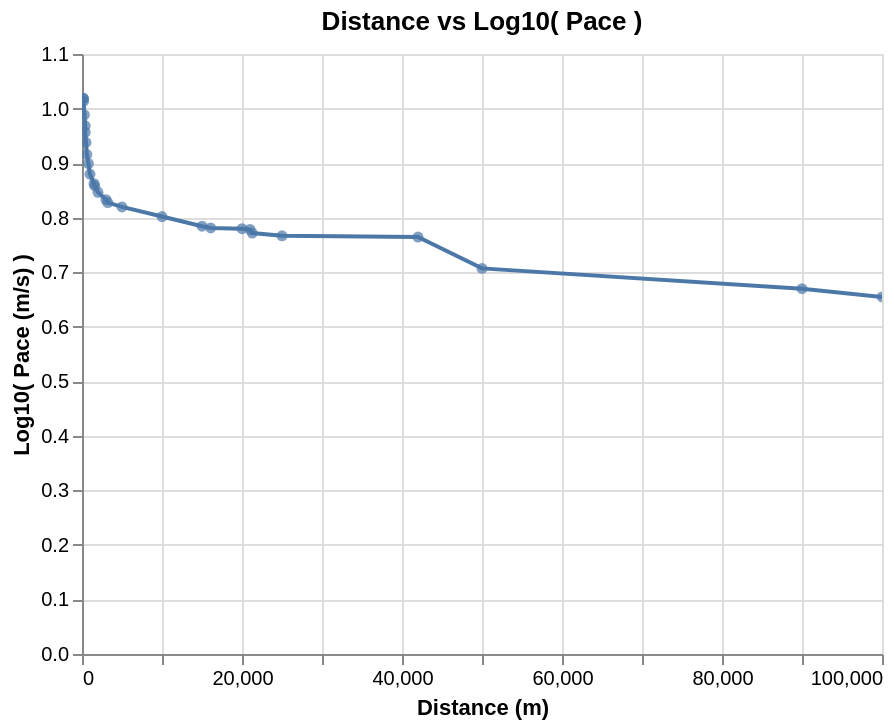

The notebook cell this image was saved under:
### Code cell
line = (alt.Chart(mens_running_all_dedup_nondecreasing)
  .mark_line()
  .encode(x=alt.X("distance:Q"), 
          y=alt.Y("logpace:Q")
         )
  .properties(
      title='Distance vs Log10( Pace )'
  )
)

circle = (alt.Chart(mens_running_all_dedup_nondecreasing)
  .mark_circle()
  .encode(x=alt.X("distance:Q"), 
          y=alt.Y("logpace:Q"),
          tooltip=["Event", "Athlete", "Perf"]
         )
  .properties(
      title='Distance vs Log10( Pace )'
  ).interactive()
)

line.encoding.x.title = 'Distance (m)'
line.encoding.y.title = 'Log10( Pace (m/s) )'

line + circle

### Figure 1 — Vega-Lite specification as saved in the notebook (floating-point values rounded to 4 significant figures)
{"$schema": "https://vega.github.io/schema/vega-lite/v2.6.0.json", "config": {"view": {"height": 300, "width": 400}}, "datasets": {"data-6b47f18f1057907282e90ef700b42fd6": [{"Athlete": "Usain Bolt", "Date": "17 May 2009", "Event": "150 m straight", "Location": "Manchester", "Meeting": "Manchester City Games", "N": null, "P": null, "Perf": "14.35", "R": "[90]", "V": null, "W": "+1.1", "_5": "JAM", "_9": "GBR", "distance": 150, "logdistance": 2.176, "logpace": 1.019, "logtime": -0.6213, "pace": 10.45, "seconds": 14.35, "time": 0.2392}, {"Athlete": "Usain Bolt", "Date": "20 Aug 2009", "Event": "200 m", "Location": "Berlin", "Meeting": "World Championships", "N": null, "P": "P", "Perf": "19.19", "R": "[5]", "V": "", "W": "−0.3", "_5": "JAM", "_9": "GER", "distance": 200, "logdistance": 2.301, "logpace": 1.018, "logtime": -0.4951, "pace": 10.42, "seconds": 19.19, "time": 0.3198}, {"Athlete": "Tommie Smith", "Date": "7 May 1966", "Event": "220 y (straight)", "Location": "San Jose", "Meeting": "Video on YouTube", "N": "h", "P": null, "Perf": "19.50", "R": "[93]", "V": null, "W": "+1.9", "_5": "USA", "_9": "USA", "distance": 201.2, "logdistance": 2.304, "logpace": 1.014, "logtime": -0.4881, "pace": 10.32, "seconds": 19.5, "time": 0.325}, {"Athlete": "Wayde van Niekerk", "Date": "28 Jun 2017", "Event": "300 m", "Location": "Ostrava", "Meeting": "Golden Spike Ostrava", "N": null, "P": null, "Perf": "30.81", "R": "[95]", "V": null, "W": null, "_5": "RSA", "_9": "CZE", "distance": 300, "logdistance": 2.477, "logpace": 0.9884, "logtime": -0.2895, "pace": 9.737, "seconds": 30.81, "time": 0.5135}, {"Athlete": "Wayde van Niekerk", "Date": "14 Aug 2016", "Event": "400 m", "Location": "Rio de Janeiro", "Meeting": "Olympic Games", "N": null, "P": "P", "Perf": "43.03", "R": "[6]", "V": "", "W": null, "_5": "RSA", "_9": "BRA", "distance": 400, "logdistance": 2.602, "logpace": 0.9683, "logtime": -0.1444, "pace": 9.296, "seconds": 43.03, "time": 0.7172}, {"Athlete": "John Smith", "Date": "26 Jun 1971", "Event": "440 y", "Location": "Eugene", "Meeting": "USA Championships", "N": null, "P": null, "Perf": "44.50", "R": "[96][97][98]", "V": null, "W": null, "_5": "USA", "_9": "USA", "distance": 402.3, "logdistance": 2.605, "logpace": 0.9562, "logtime": -0.1298, "pace": 9.041, "seconds": 44.5, "time": 0.7417}, {"Athlete": "David Rudisha", "Date": "10 Sep 2016", "Event": "500 m", "Location": "Newcastle", "Meeting": "Great North CityGames", "N": "[af]", "P": null, "Perf": "57.69", "R": "[99]", "V": null, "W": null, "_5": "KEN", "_9": "GBR", "distance": 500, "logdistance": 2.699, "logpace": 0.9379, "logtime": -0.01705, "pace": 8.667, "seconds": 57.69, "time": 0.9615}, {"Athlete": "Johnny Gray", "Date": "24 May 1986", "Event": "600 m", "Location": "Santa Monica", "Meeting": null, "N": null, "P": null, "Perf": "1:12.81", "R": null, "V": null, "W": null, "_5": "USA", "_9": "USA", "distance": 600, "logdistance": 2.778, "logpace": 0.916, "logtime": 0.08404, "pace": 8.241, "seconds": 72.81, "time": 1.214}, {"Athlete": "David Rudisha", "Date": "9 Aug 2012", "Event": "800 m", "Location": "London", "Meeting": "Olympic Games", "N": null, "P": "P", "Perf": "1:40.91", "R": "[7]", "V": "", "W": null, "_5": "KEN", "_9": "GBR", "distance": 800, "logdistance": 2.903, "logpace": 0.8992, "logtime": 0.2258, "pace": 7.928, "seconds": 100.9, "time": 1.682}, {"Athlete": "Noah Ngeny", "Date": "5 Sep 1999", "Event": "1000 m", "Location": "Rieti", "Meeting": "Rieti Meeting", "N": null, "P": "P", "Perf": "2:11.96", "R": null, "V": "", "W": null, "_5": "KEN", "_9": "ITA", "distance": 1000, "logdistance": 3, "logpace": 0.8796, "logtime": 0.3423, "pace": 7.578, "seconds": 132.0, "time": 2.199}, {"Athlete": "Hicham El Guerrouj", "Date": "14 Jul 1998", "Event": "1500 m", "Location": "Rome", "Meeting": "Golden Gala", "N": null, "P": "P", "Perf": "3:26.00", "R": null, "V": "", "W": null, "_5": "MAR", "_9": "ITA", "distance": 1500, "logdistance": 3.176, "logpace": 0.8622, "logtime": 0.5357, "pace": 7.282, "seconds": 206, "time": 3.433}, {"Athlete": "Hicham El Guerrouj", "Date": "7 Jul 1999", "Event": "Mile", "Location": "Rome", "Meeting": "Golden Gala", "N": null, "P": "P", "Perf": "3:43.13", "R": null, "V": "", "W": null, "_5": "MAR", "_9": "ITA", "distance": 1609, "logdistance": 3.207, "logpace": 0.858, "logtime": 0.5704, "pace": 7.211, "seconds": 223.1, "time": 3.719}, {"Athlete": "Hicham El Guerrouj", "Date": "7 Sep 1999", "Event": "2000 m", "Location": "Berlin", "Meeting": "ISTAF", "N": null, "P": null, "Perf": "4:44.79", "R": null, "V": "", "W": null, "_5": "MAR", "_9": "GER", "distance": 2000, "logdistance": 3.301, "logpace": 0.8465, "logtime": 0.6764, "pace": 7.023, "seconds": 284.8, "time": 4.747}, {"Athlete": "Daniel Komen", "Date": "1 Sep 1996", "Event": "3000 m", "Location": "Rieti", "Meeting": "Rieti Meeting", "N": null, "P": "P", "Perf": "7:20.67", "R": null, "V": "", "W": null, "_5": "KEN", "_9": "ITA", "distance": 3000, "logdistance": 3.477, "logpace": 0.833, "logtime": 0.866, "pace": 6.808, "seconds": 440.7, "time": 7.345}, {"Athlete": "Daniel Komen", "Date": "17 Jul 1997", "Event": "Two miles", "Location": "Hechtel-Eksel", "Meeting": null, "N": null, "P": "P", "Perf": "7:58.61", "R": null, "V": null, "W": null, "_5": "KEN", "_9": "BEL", "distance": 3218, "logdistance": 3.508, "logpace": 0.8276, "logtime": 0.9018, "pace": 6.724, "seconds": 478.6, "time": 7.977}, {"Athlete": "Kenenisa Bekele", "Date": "31 May 2004", "Event": "5000 m (track)", "Location": "Hengelo", "Meeting": "Fanny Blankers-Koen Games", "N": null, "P": "P", "Perf": "12:37.35", "R": null, "V": "", "W": null, "_5": "ETH", "_9": "NED", "distance": 5000, "logdistance": 3.699, "logpace": 0.8197, "logtime": 1.101, "pace": 6.602, "seconds": 757.4, "time": 12.62}, {"Athlete": "Kenenisa Bekele", "Date": "26 Aug 2005", "Event": "10,000 m (track)", "Location": "Brussels", "Meeting": "Memorial Van Damme", "N": null, "P": "P", "Perf": "26:17.53", "R": null, "V": "", "W": null, "_5": "ETH", "_9": "BEL", "distance": 10000, "logdistance": 4, "logpace": 0.802, "logtime": 1.42, "pace": 6.339, "seconds": 1578.0, "time": 26.29}, {"Athlete": "Joshua Cheptegei", "Date": "18 Nov 2018", "Event": "15 km (road)", "Location": "Nijmegen", "Meeting": "Zevenheuvelenloop", "N": null, "P": null, "Perf": "41:05.00", "R": "[101]", "V": null, "W": null, "_5": "UGA", "_9": "NED", "distance": 15000, "logdistance": 4.176, "logpace": 0.7843, "logtime": 1.614, "pace": 6.085, "seconds": 2465, "time": 41.08}, {"Athlete": "Haile Gebrselassie", "Date": "4 Sep 2005", "Event": "10 miles (road)", "Location": "Tilburg", "Meeting": "Tilburg Ten Miles", "N": "[ah]", "P": null, "Perf": "44:24.00", "R": null, "V": null, "W": null, "_5": "ETH", "_9": "NED", "distance": 16090, "logdistance": 4.207, "logpace": 0.781, "logtime": 1.647, "pace": 6.04, "seconds": 2664, "time": 44.4}, {"Athlete": "Zersenay Tadese", "Date": "21 Mar 2010", "Event": "20 km (road)", "Location": "Lisbon", "Meeting": "Lisbon Half Marathon", "N": "+", "P": null, "Perf": "55:21.00", "R": "[102]", "V": null, "W": null, "_5": "ERI", "_9": "POR", "distance": 20000, "logdistance": 4.301, "logpace": 0.7798, "logtime": 1.743, "pace": 6.022, "seconds": 3321, "time": 55.35}, {"Athlete": "Abraham Kiptum", "Date": "28 Oct 2018", "Event": "Half marathon", "Location": "Valencia", "Meeting": "Valencia Half Marathon", "N": null, "P": "P", "Perf": "58:18.00", "R": "[13]", "V": "", "W": null, "_5": "KEN", "_9": "ESP", "distance": 21000, "logdistance": 4.322, "logpace": 0.7784, "logtime": 1.766, "pace": 6.003, "seconds": 3498, "time": 58.3}, {"Athlete": "Haile Gebrselassie", "Date": "27 Jun 2007", "Event": "One hour (track)", "Location": "Ostrava", "Meeting": "Golden Spike Ostrava", "N": null, "P": "P", "Perf": "21,285 m", "R": "[14]", "V": "", "W": null, "_5": "ETH", "_9": "CZE", "distance": 21285, "logdistance": 4.328, "logpace": 0.7718, "logtime": 1.778, "pace": 5.912, "seconds": 3600, "time": 60}, {"Athlete": "Dennis Kipruto Kimetto", "Date": "6 May 2012", "Event": "25 km (road)", "Location": "Berlin", "Meeting": "BIG 25", "N": null, "P": null, "Perf": "1:11:18.00", "R": "[103][104]", "V": null, "W": null, "_5": "KEN", "_9": "GER", "distance": 25000, "logdistance": 4.398, "logpace": 0.7667, "logtime": 1.853, "pace": 5.844, "seconds": 4278, "time": 71.3}, {"Athlete": "Eliud Kipchoge", "Date": "6 May 2017", "Event": "Marathon[b]", "Location": "Monza", "Meeting": "Autodromo Nazionale Monza", "N": "[c]", "P": null, "Perf": "2:00:25", "R": "[18]", "V": "[1]", "W": null, "_5": "KEN", "_9": "ITA", "distance": 42000, "logdistance": 4.623, "logpace": 0.7644, "logtime": 2.081, "pace": 5.813, "seconds": 7225, "time": 120.4}, {"Athlete": "Thompson Magawana", "Date": "2 Apr 1988", "Event": "50 km (road)", "Location": "Cape Town", "Meeting": null, "N": "+", "P": null, "Perf": "2:43:38", "R": "[108]", "V": null, "W": null, "_5": "RSA", "_9": "RSA", "distance": 50000, "logdistance": 4.699, "logpace": 0.7069, "logtime": 2.214, "pace": 5.093, "seconds": 9818, "time": 163.6}, {"Athlete": "Leonid Shvetsov", "Date": "2007", "Event": "90 km (road)", "Location": "Durban", "Meeting": "Comrades Marathon", "N": null, "P": null, "Perf": "5:20:49.00", "R": null, "V": null, "W": null, "_5": "RUS", "_9": "RSA", "distance": 90000, "logdistance": 4.954, "logpace": 0.6698, "logtime": 2.506, "pace": 4.676, "seconds": 19249, "time": 320.8}, {"Athlete": "Nao Kazami", "Date": "24 Jun 2018", "Event": "100 km (road)", "Location": "Yūbetsu", "Meeting": "Lake Saroma Ultramarathon", "N": null, "P": null, "Perf": "6:09:14.00", "R": "[19]", "V": null, "W": null, "_5": "JPN", "_9": "JPN", "distance": 100000, "logdistance": 5, "logpace": 0.6545, "logtime": 2.567, "pace": 4.514, "seconds": 22154, "time": 369.2}]}, "layer": [{"data": {"name": "data-6b47f18f1057907282e90ef700b42fd6"}, "encoding": {"x": {"field": "distance", "title": "Distance (m)", "type": "quantitative"}, "y": {"field": "logpace", "title": "Log10( Pace (m/s) )", "type": "quantitative"}}, "mark": "line", "title": "Distance vs Log10( Pace )"}, {"data": {"name": "data-6b47f18f1057907282e90ef700b42fd6"}, "encoding": {"tooltip": [{"field": "Event", "type": "nominal"}, {"field": "Athlete", "type": "nominal"}, {"field": "Perf", "type": "nominal"}], "x": {"field": "distance", "type": "quantitative"}, "y": {"field": "logpace", "type": "quantitative"}}, "mark": "circle", "selection": {"selector012": {"bind": "scales", "encodings": ["x", "y"], "mark": {"fill": "#333", "fillOpacity": 0.125, "stroke": "white"}, "on": "[mousedown, window:mouseup] > window:mousemove!", "resolve": "global", "translate": "[mousedown, window:mouseup] > window:mousemove!", "type": "interval", "zoom": "wheel!"}}, "title": "Distance vs Log10( Pace )"}]}
